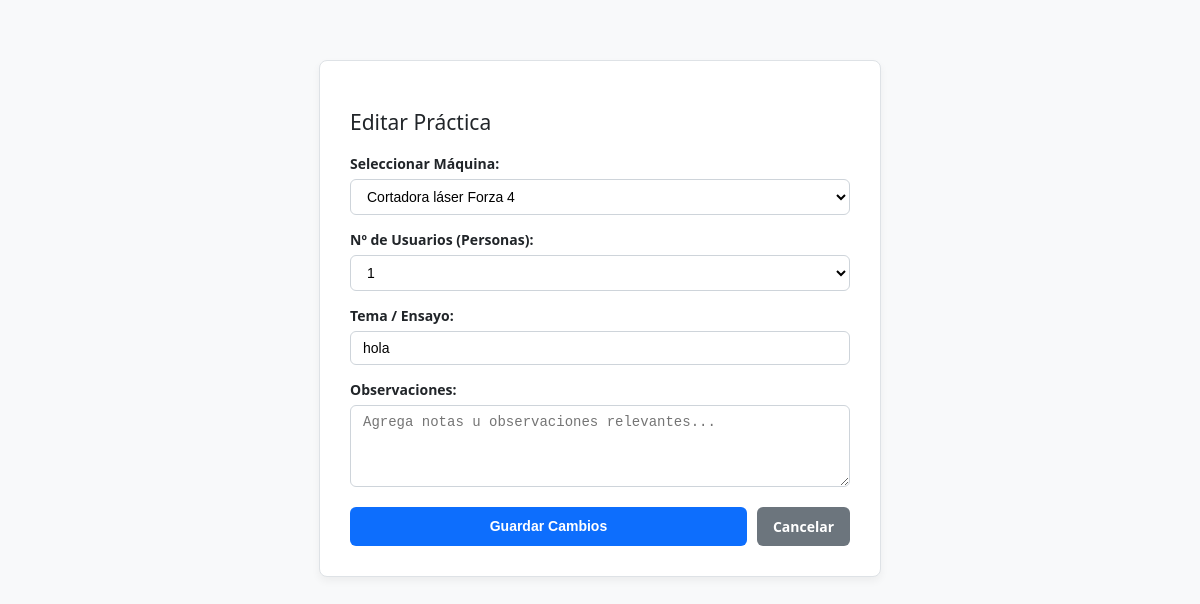
Screenshot of /practice/edit/1 (signed in) with the database file from the repository.
### tables this page shows
CREATE TABLE actividades (
        id INTEGER PRIMARY KEY AUTOINCREMENT,
        usuario TEXT NOT NULL,
        maquina TEXT NOT NULL,
        num_personas INTEGER NOT NULL,
        tema TEXT NOT NULL,
        observaciones TEXT,
        comentario_admin TEXT DEFAULT '',
        fecha_inicio TEXT NOT NULL,
        fecha_fin TEXT DEFAULT 'En ejecución',
        estado TEXT DEFAULT 'En ejecución'
    );

### app.py (the view, shortened to what this page needs)
@app.route('/practice/new', methods=['GET', 'POST'])
@app.route('/practice/edit/<int:actividad_id>', methods=['GET', 'POST'])
def practice_form(actividad_id=None):
    if 'username' not in session:
        return redirect(url_for('login'))
    username = session['username']
    maquinas = [
        "Cortadora láser RisingSun",
        "Cortadora láser Forza 4",
        "Impresora 3D FDM K2 Plus",
        "Impresora 3D Resina Creality Halot",
        "Impresora 3D Resina Anycubic"
    ]
    actividad = None
    if actividad_id:
        conn = get_connection()
        cursor = conn.cursor()
        cursor.execute("SELECT id, maquina, num_personas, tema, observaciones FROM actividades WHERE id = ?", (actividad_id,))
        actividad = cursor.fetchone()
        conn.close()
    return render_template('practice_form.html', maquinas=maquinas, actividad=actividad)

### database.py (called while the page is built)
def get_connection():
    if DATABASE_URL:
        import psycopg2
        url = urlparse.urlparse(DATABASE_URL)
        return psycopg2.connect(
            dbname=url.path[1:],
            user=url.username,
            password=url.password,
            host=url.hostname,
            port=url.port
        )
    else:
        DB_FOLDER = "data"
        DB_PATH = os.path.join(DB_FOLDER, "laboratorio.db")
        os.makedirs(DB_FOLDER, exist_ok=True)
        return sqlite3.connect(DB_PATH)

### templates/practice_form.html (shortened to what this page needs)
<!DOCTYPE html>
<html lang="es">
<head>
    <link rel="stylesheet" href="{{ url_for('static', filename='css/style.css') }}">
</head>
<body>
    <div class="form-container">
        <h2>{% if actividad %}Editar Práctica{% else %}Registrar Nueva Práctica{% endif %}</h2>
        <form method="POST">
            <div class="form-group">
                <label>Seleccionar Máquina:</label>
                <select name="maquina">
                    {% for maq in maquinas %}
                        <option value="{{ maq }}" {% if actividad and actividad[1] == maq %}selected{% endif %}>{{ maq }}</option>
                    {% endfor %}
                </select>
            </div>
            <div class="form-group">
                <label>Nº de Usuarios (Personas):</label>
                <select name="personas">
                    {% for i in range(1, 31) %}
                        <option value="{{ i }}" {% if actividad and actividad[2] == i %}selected{% endif %}>{{ i }}</option>
                    {% endfor %}
                </select>
            </div>
            <div class="form-group">
                <label>Tema / Ensayo:</label>
                <input type="text" name="tema" value="{% if actividad %}{{ actividad[3] }}{% endif %}" placeholder="Ej. Prototipo de engranes" required>
            </div>
            <div class="form-group">
                <label>Observaciones:</label>
                <textarea name="observaciones" rows="4" placeholder="Agrega notas u observaciones relevantes...">{% if actividad %}{{ actividad[4] }}{% endif %}</textarea>
            </div>
            <div style="display: flex; gap: 10px; margin-top: 20px;">
                <button type="submit" class="btn" style="flex: 1;">{% if actividad %}Guardar Cambios{% else %}Iniciar Actividad ⏱️{% endif %}</button>
                <a href="{{ url_for('user_panel') }}" class="btn btn-secondary">Cancelar</a>
            </div>
        </form>
    </div>
</body>
</html>

### static/css/style.css (style rules this page uses)
body { background-color: #f8f9fa; font-family: 'Segoe UI', Arial, sans-serif; font-size: 14px; color: #212529; margin: 0; padding: 20px; box-sizing: border-box; }
h1, h2, h3, label { font-weight: 500; }
input[type="text"], input[type="password"], input[type="email"], select, textarea { padding: 8px 12px; border: 1px solid #ced4da; border-radius: 6px; background-color: #ffffff; font-size: 14px; outline: none; box-sizing: border-box; transition: border 0.15s ease-in-out; }
.btn { background-color: #0d6efd; color: white; font-weight: bold; padding: 10px 16px; border: none; border-radius: 6px; text-decoration: none; cursor: pointer; display: inline-block; text-align: center; font-size: 14px; }
.btn-secondary { background-color: #6c757d; }

### templates/practice_form.html (style rules this page uses)
.form-container { max-width: 500px; margin: 40px auto; background: white; padding: 30px; border-radius: 8px; border: 1px solid #dee2e6; box-shadow: 0 4px 8px rgba(0,0,0,0.05); }
.form-group { display: flex; flex-direction: column; margin-bottom: 15px; }
.form-group label { font-weight: bold; margin-bottom: 6px; }

### rows the page displays
actividades: maquina "Cortadora láser Forza 4", personas "1", tema "hola"
